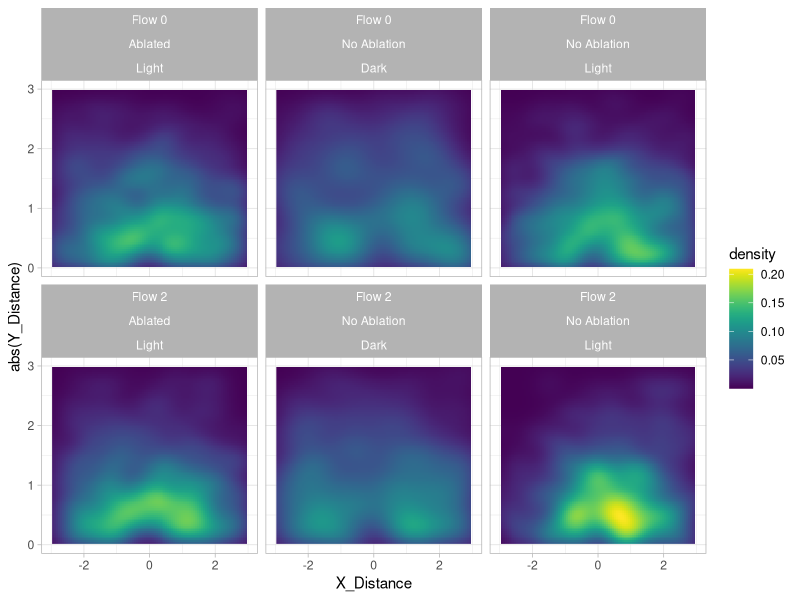
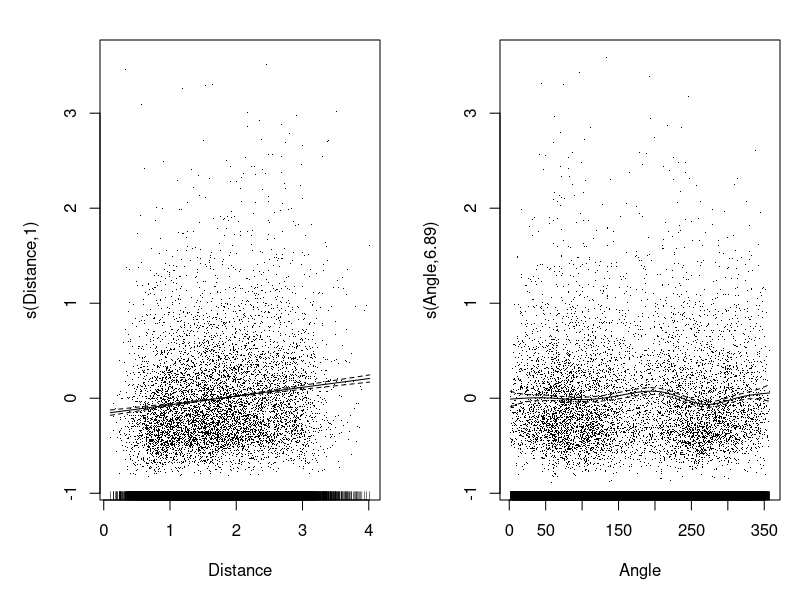
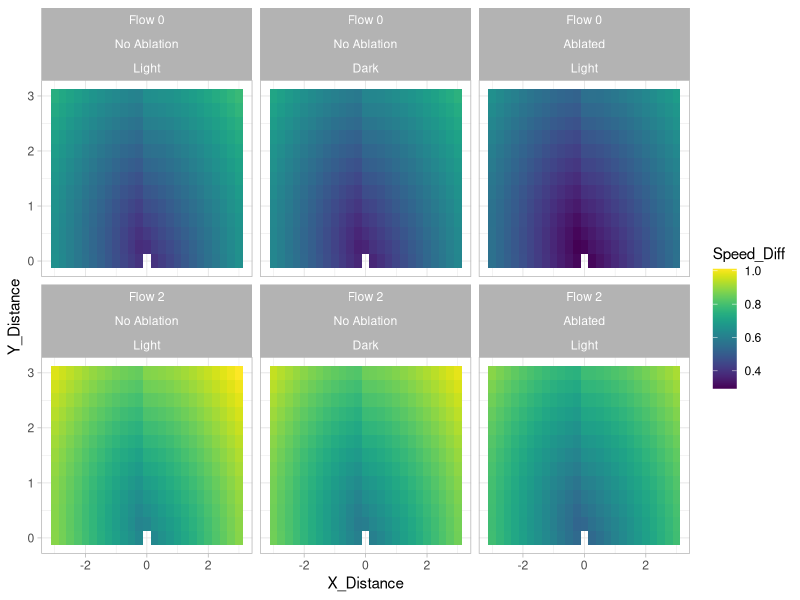
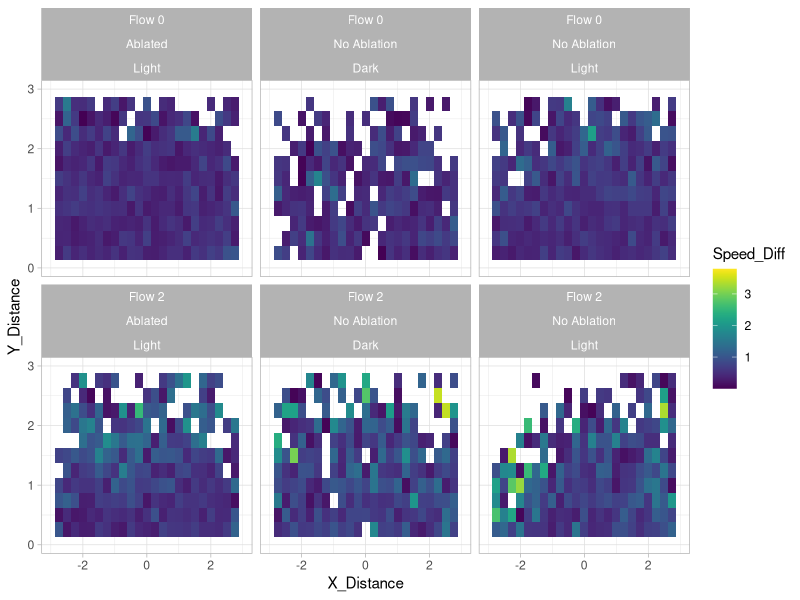
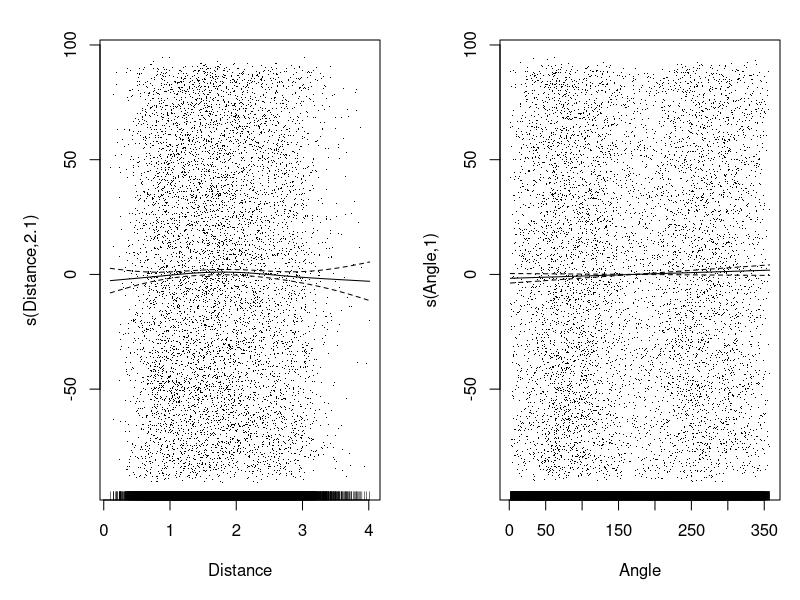
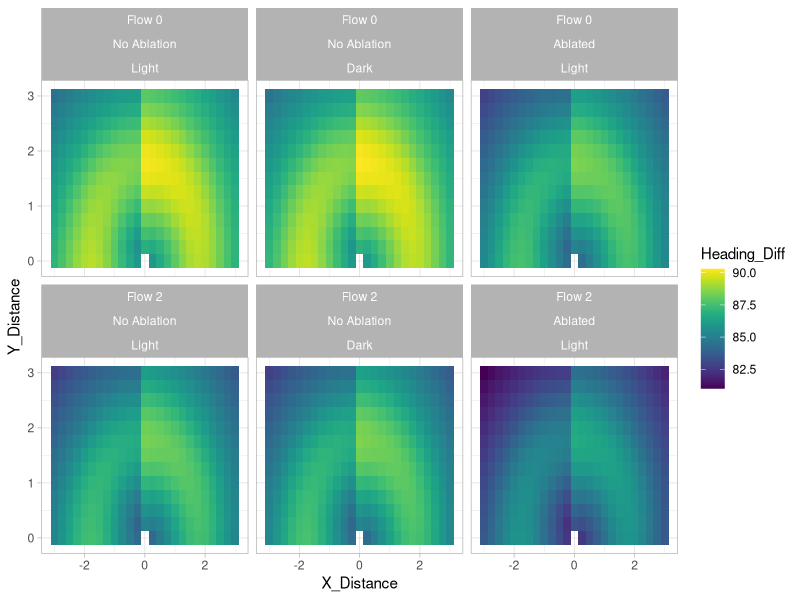
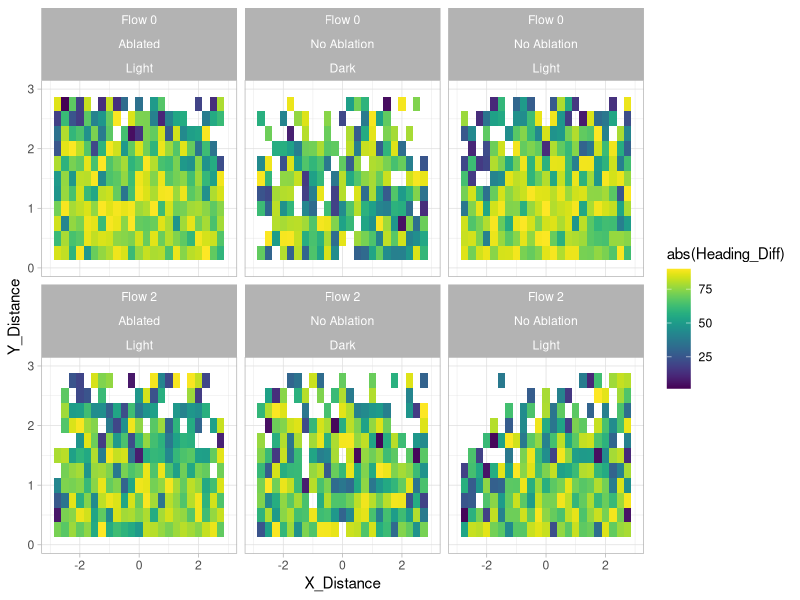
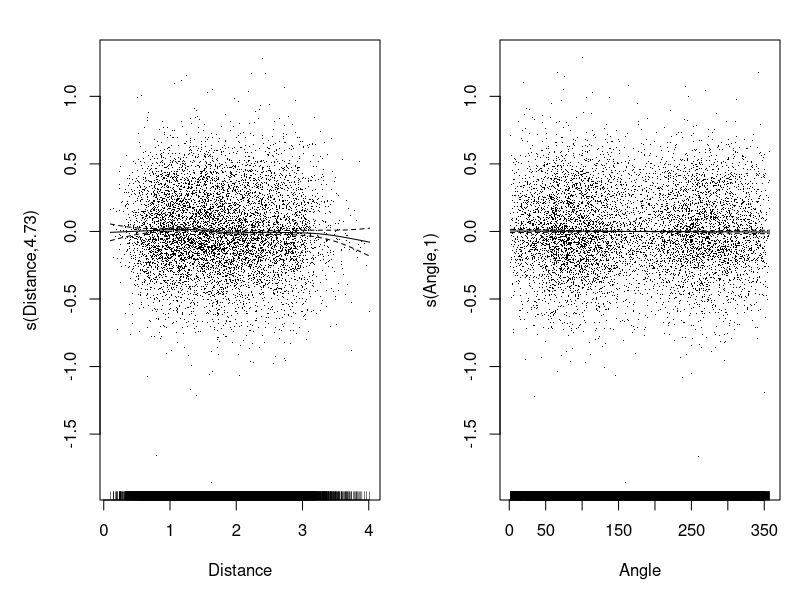

The R script that drew these images, in order:
library(tidyverse)
library(ggplot2)
library(car)
library(mgcv)
library(viridis)

rad2deg <- function(rad) {(rad * 180) / (pi)}
deg2rad <- function(deg) {(deg * pi) / (180)}
round_any <- function(x, accuracy, f=round){f(x/ accuracy) * accuracy}
ang_mean <- function(x){rad2deg(atan(mean(sin(deg2rad(x)))/mean(cos(deg2rad(x)))))}

comp_data <- read.csv("Fish_Comp_Values.csv")
comp_data <- na.omit(comp_data)

comp_data <- comp_data %>% mutate(Flow = ifelse(Flow == "0", "Flow 0", "Flow 2")) %>%
                           mutate(Abalation = ifelse(Abalation == "N", "No Ablation", "Ablated")) %>%
                           mutate(Darkness = ifelse(Darkness == "N", "Light", "Dark")) %>%
                           mutate(Speed_Diff = abs(Speed_Diff)) %>%
                           mutate(Heading_Diff = abs(Heading_Diff)) %>%
                           filter(abs(X_Distance) <= 3) %>%
                           filter(abs(Y_Distance) <= 3) %>%
                           filter(Speed_Diff <= 5) %>%
                           rename(Ablation = Abalation) %>%
                           rename(Sync = Tailbeat_Offset_Change)

sum_comp_data <- comp_data %>% mutate(X_Distance = round_any(X_Distance,0.25), Y_Distance = round_any(abs(Y_Distance),0.25)) %>%
                               group_by(Flow,Ablation,Darkness,X_Distance,Y_Distance) %>%
                               summarise(Speed_Diff = mean(Speed_Diff),Heading_Diff = ang_mean(Heading_Diff),Sync = mean(Sync))

ggplot(comp_data , aes(x = X_Distance, y = abs(Y_Distance)))+
  stat_density_2d(aes(fill = ..density..), geom = "raster", contour = FALSE) +
  scale_fill_viridis() +
  facet_wrap(~ Flow + Ablation + Darkness) +
  xlim(-3,3) + 
  ylim(0,3) +
  theme_light()

#Dataframe for Predictions

x <- seq(from = -3, to = 3, by = 0.25)
y <- seq(from = 0, to = 3, by = 0.25)
flows <- c("Flow 0", "Flow 2")
ablation <- c("No Ablation", "Ablated")
dark <- c("Light","Dark")

predict_df <- expand.grid(X_Distance = x, Y_Distance = y, Flow = flows, Ablation = ablation, Darkness = dark)
predict_df <- predict_df %>% mutate(Distance = sqrt(X_Distance**2 + Y_Distance**2), Angle = rad2deg(atan(Y_Distance/X_Distance)))
predict_df <- predict_df %>% filter(!(Ablation == "Ablated" & Darkness == 'Dark'))
predict_df <- na.omit(predict_df)

## Speed Differences

speed_gam <- gam(Speed_Diff ~ s(Distance)+s(Angle)+Flow+Darkness+Ablation, data = comp_data)
summary(speed_gam)
plot(speed_gam,pages=1,residuals=TRUE)
speed_pred <- predict_df %>% mutate(Speed_Diff = predict.gam(speed_gam,predict_df))

ggplot(speed_pred, aes(x = X_Distance, y = Y_Distance, fill = Speed_Diff))+
  geom_tile()+
  scale_fill_viridis() +
  facet_wrap(~ Flow + Ablation + Darkness) +
  theme_light()

ggplot(sum_comp_data , aes(x = X_Distance, y = Y_Distance, fill = Speed_Diff))+
  geom_tile() +
  scale_fill_viridis() +
  facet_wrap(~ Flow + Ablation + Darkness) +
  xlim(-3,3) + 
  ylim(0,3) +
  theme_light()

## Heading Differences

heading_gam <- gam(Heading_Diff ~ s(Distance)+s(Angle)+Flow+Darkness+Ablation, data = comp_data)
summary(heading_gam)
plot(heading_gam,pages=1,residuals=TRUE)
heading_pred <- predict_df %>% mutate(Heading_Diff = predict.gam(heading_gam,predict_df))

ggplot(heading_pred, aes(x = X_Distance, y = Y_Distance, fill = Heading_Diff))+
  geom_tile()+
  scale_fill_viridis() +
  facet_wrap(~ Flow + Ablation + Darkness) +
  theme_light()

ggplot(sum_comp_data , aes(x = X_Distance, y = Y_Distance, fill = abs(Heading_Diff)))+
  geom_tile() +
  scale_fill_viridis() +
  facet_wrap(~ Flow + Ablation + Darkness) +
  xlim(-3,3) + 
  ylim(0,3) +
  theme_light()

## Sync Differences

sync_gam <- gam(Sync ~ s(Distance)+s(Angle)+Flow+Darkness+Ablation, data = comp_data)
summary(sync_gam)
plot(sync_gam,pages=1,residuals=TRUE)
sync_pred <- predict_df %>% mutate(Sync = predict.gam(sync_gam,predict_df))

ggplot(sync_pred, aes(x = X_Distance, y = Y_Distance, fill = Sync))+
  geom_tile()+
  scale_fill_viridis() +
  facet_wrap(~ Flow + Ablation + Darkness) +
  theme_light()

ggplot(sum_comp_data , aes(x = X_Distance, y = Y_Distance, fill = abs(Sync)))+
  geom_tile() +
  scale_fill_viridis() +
  facet_wrap(~ Flow + Ablation + Darkness) +
  xlim(-3,3) + 
  ylim(0,3) +
  theme_light()
